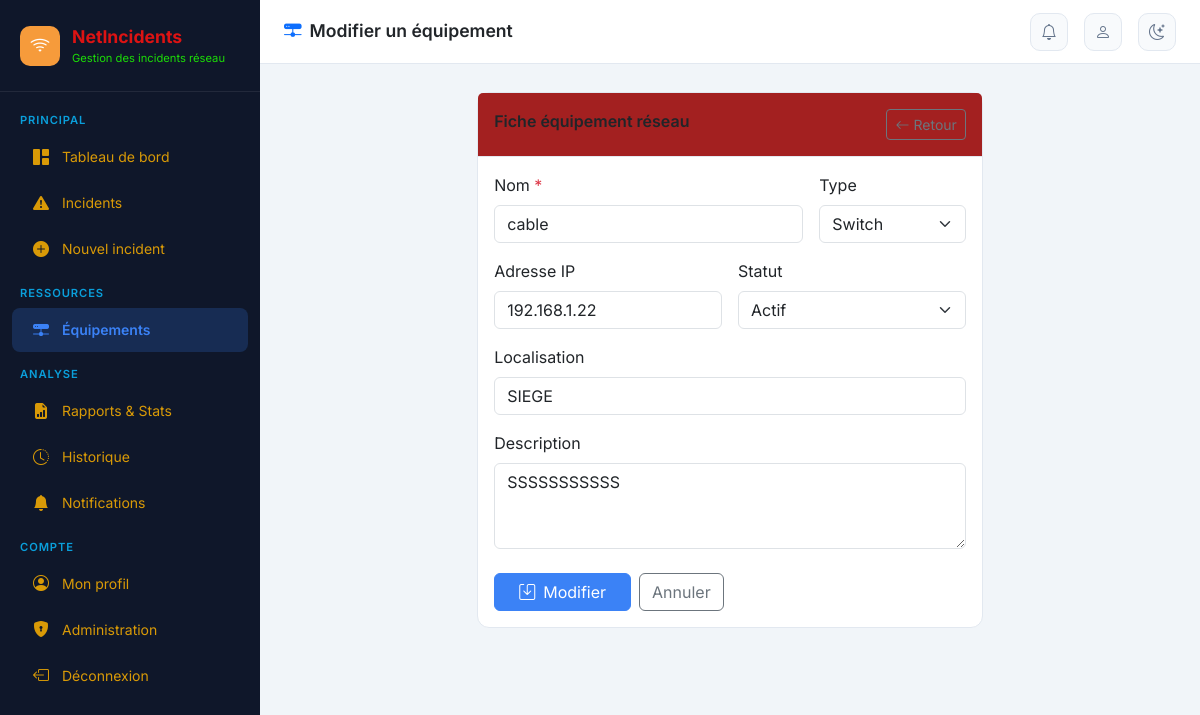
Page /equipements/1/modifier/ (signed in) on the committed database.
### incidents/models.py (models this page shows, shortened)
class Equipement(models.Model):
    NOM_TYPES = [
        ('routeur', 'Routeur'),
        ('switch', 'Switch'),
        ('firewall', 'Firewall'),
        ('serveur', 'Serveur'),
        ('point_acces', 'Point d\'accès Wi-Fi'),
        ('lien_wan', 'Lien WAN'),
        ('autre', 'Autre'),
    ]
    STATUS = [
        ('actif', 'Actif'),
        ('inactif', 'Inactif'),
        ('maintenance', 'En maintenance'),
    ]
    nom = models.CharField(max_length=100, verbose_name="Nom")
    type_equipement = models.CharField(max_length=30, choices=NOM_TYPES, default='autre')
    adresse_ip = models.GenericIPAddressField(null=True, blank=True, verbose_name="Adresse IP")
    localisation = models.CharField(max_length=200, verbose_name="Localisation", blank=True)
    description = models.TextField(blank=True)
    statut = models.CharField(max_length=20, choices=STATUS, default='actif')
    date_ajout = models.DateTimeField(auto_now_add=True)
    class Meta:
        verbose_name = "Équipement"
        verbose_name_plural = "Équipements"
        ordering = ['nom']

### incidents/views.py (the view)
# urls.py: path('equipements/<int:pk>/modifier/', views.modifier_equipement, name='modifier_equipement'),
@login_required
def modifier_equipement(request, pk):
    equipement = get_object_or_404(Equipement, pk=pk)
    if request.method == 'POST':
        form = EquipementForm(request.POST, instance=equipement)
        if form.is_valid():
            form.save()
            messages.success(request, 'Équipement modifié.')
            return redirect('liste_equipements')
    else:
        form = EquipementForm(instance=equipement)
    nb_notifs = Notification.objects.filter(utilisateur=request.user, lue=False).count()
    return render(request, 'incidents/form_equipement.html', {
        'form': form, 'action': 'Modifier', 'equipement': equipement, 'nb_notifs': nb_notifs
    })

### incidents/forms.py
class EquipementForm(forms.ModelForm):
    class Meta:
        model = Equipement
        fields = ['nom', 'type_equipement', 'adresse_ip', 'localisation', 'description', 'statut']
        widgets = {
            'nom': forms.TextInput(attrs={'class': 'form-control'}),
            'type_equipement': forms.Select(attrs={'class': 'form-select'}),
            'adresse_ip': forms.TextInput(attrs={'class': 'form-control', 'placeholder': '192.168.1.1'}),
            'localisation': forms.TextInput(attrs={'class': 'form-control'}),
            'description': forms.Textarea(attrs={'class': 'form-control', 'rows': 3}),
            'statut': forms.Select(attrs={'class': 'form-select'}),
        }

### incidents/templates/incidents/form_equipement.html (shortened to what this page needs)
{% extends 'incidents/base.html' %}
{% block page_title %}<i class="bi bi-hdd-network-fill text-primary me-2"></i>{{ action }} un équipement{% endblock %}
{% block content %}
<div class="row justify-content-center">
  <div class="col-lg-7">
    <div class="card">
      <div class="card-header py-3 d-flex justify-content-between">
        <span>Fiche équipement réseau</span>
        <a href="{% url 'liste_equipements' %}" class="btn btn-sm btn-outline-secondary"><i class="bi bi-arrow-left me-1"></i>Retour</a>
      </div>
      <div class="card-body">
        <form method="post">
          <div class="row g-3">
            <div class="col-md-8">
              <label class="form-label fw-500">Nom <span class="text-danger">*</span></label>
              {{ form.nom }}
            </div>
            <div class="col-md-4">
              <label class="form-label fw-500">Type</label>
              {{ form.type_equipement }}
            </div>
            <div class="col-md-6">
              <label class="form-label fw-500">Adresse IP</label>
              {{ form.adresse_ip }}
            </div>
            <div class="col-md-6">
              <label class="form-label fw-500">Statut</label>
              {{ form.statut }}
            </div>
            <div class="col-12">
              <label class="form-label fw-500">Localisation</label>
              {{ form.localisation }}
            </div>
            <div class="col-12">
              <label class="form-label fw-500">Description</label>
              {{ form.description }}
            </div>
          </div>
          <div class="d-flex gap-2 mt-4">
            <button type="submit" class="btn btn-primary px-4">
              <i class="bi bi-save me-2"></i>{{ action }}
            </button>
            <a href="{% url 'liste_equipements' %}" class="btn btn-outline-secondary">Annuler</a>
          </div>
        </form>
      </div>
    </div>
  </div>
</div>
{% endblock %}

### incidents/templates/incidents/base.html (style rules this page uses)
:root { --sidebar-width: 260px; --sidebar-bg: #0f172a; --sidebar-text: #94a3b8; --sidebar-active: #3b82f6; --topbar-h: 64px; --accent: #3b82f6; --accent-dark: #1d4ed8; }
* { font-family: 'Inter', sans-serif; }
body { background: #f1f5f9; min-height: 100vh; }
.card { border: 1px solid #e2e8f0; border-radius: 12px; box-shadow: none; }
.card-header { background: #a32020; border-bottom: 1px solid #e2e8f0; font-weight: 600; }
.btn-primary { background: var(--accent); border-color: var(--accent); }

### rows in the picture
Equipement: nom "cable", type_equipement "Switch", adresse_ip "192.168.1.22", statut "Actif", localisation "SIEGE", description "SSSSSSSSSSS"

### other values in the picture
{{ action }} "Modifier"
